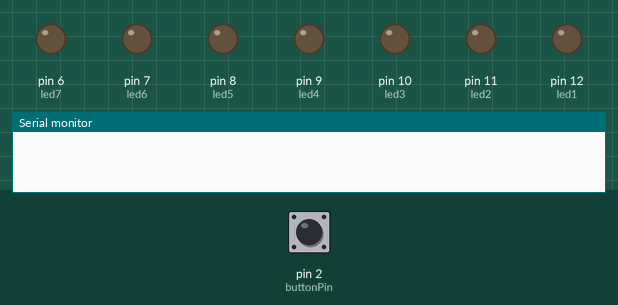
Simulated run of this sketch. Board: Arduino Uno, built with avr-gcc and run on an emulated ATmega328P. On the bench: output pins drawn as LEDs (lit = HIGH), the last lines printed to the serial monitor. Dashed ring = blinking. The test bench sets the inputs (shaded band); at power-on: pin 2 (buttonPin) LOW. Random numbers use the default seed unless the sketch sets one.

Above: at 1.2 s.
1.3 s: pin 2 (buttonPin) pulled HIGH for 0.15 s
At 3.8 s:
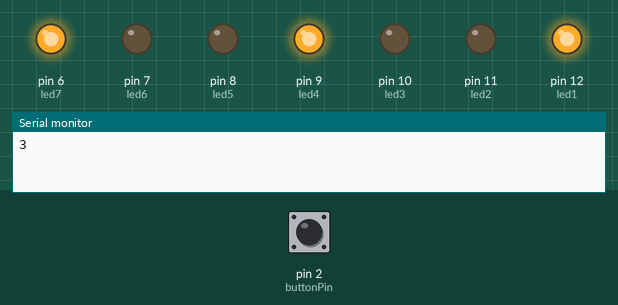
4.3 s: pin 2 (buttonPin) pulled HIGH for 1 s
At 6.0 s:
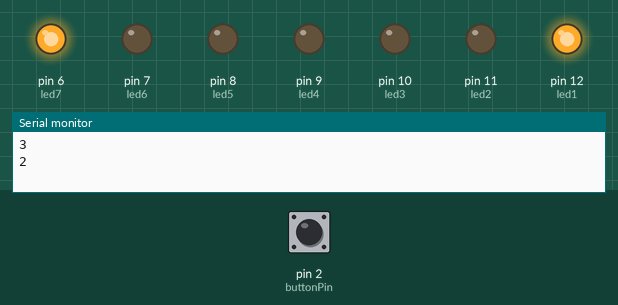
7.3 s: pin 2 (buttonPin) pulled HIGH for 3.2 s
At 11.8 s:
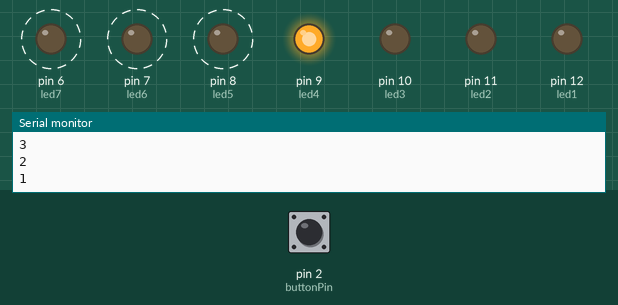
12.0 s: pin 2 (buttonPin) pulled HIGH for 3.2 s
At 17.3 s:
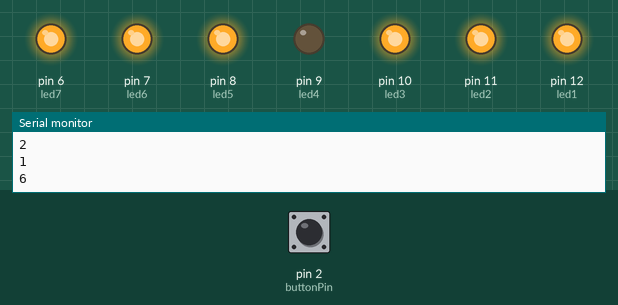
Timing chart, 0 to 18.4 s (numbered marks = the images above; inputs shaded):
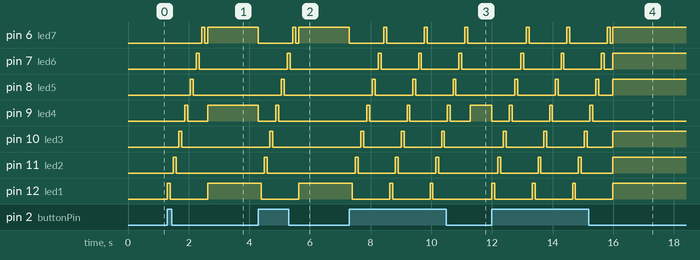

Measured:
- after the input at 1.3 s, pin 6 (led7): LOW → HIGH after 1.1 s, → LOW 0.10 s later, → HIGH 0.10 s later; pin 7 (led6): LOW → HIGH after 0.95 s, → LOW 0.10 s later
- after the input at 4.3 s, pin 6 (led7): HIGH → LOW at once, → HIGH 1.1 s later, → LOW 0.10 s later, → HIGH 0.10 s later; pin 7 (led6): LOW → HIGH after 0.95 s, → LOW 0.10 s later
- after the input at 7.3 s, pin 6 (led7): alternates HIGH for 0.10 s and LOW for 1.2 s, starting at once; pin 7 (led6): alternates HIGH for 0.10 s and LOW for 1.2 s, starting after 0.95 s
- after the input at 12.0 s, pin 6 (led7): LOW → HIGH after 1.1 s, then repeats every 1.3 s: LOW 1.2 s, HIGH 0.10 s; pin 7 (led6): LOW → HIGH after 0.95 s, then repeats every 1.3 s: LOW 1.2 s, HIGH 0.10 s

The sketch:

dadodigital.ino
```cpp
/*
   DADO DIGITAL
   ============

   AUTORES: EUZEBIO
   ----------------

   13/04/2019
*/

int led1 = 12;
int led2 = 11;
int led3 = 10;
int led4 = 9;
int led5 = 8;
int led6 = 7;
int led7 = 6;
long nDado = 0;

const int buttonPin = 2;
int buttonState = 0;
char *pinos[6];

void setup() {
  Serial.begin(9600);
  pinMode(led1, OUTPUT);
  pinMode(led2, OUTPUT);
  pinMode(led3, OUTPUT);
  pinMode(led4, OUTPUT);
  pinMode(led5, OUTPUT);
  pinMode(led6, OUTPUT);
  pinMode(led7, OUTPUT);
  pinMode(buttonPin, INPUT);
  randomSeed(analogRead(0));
}

void apagaLeds() {
  digitalWrite(led1, LOW);
  digitalWrite(led2, LOW);
  digitalWrite(led3, LOW);
  digitalWrite(led4, LOW);
  digitalWrite(led5, LOW);
  digitalWrite(led6, LOW);
  digitalWrite(led7, LOW);
}

void loop() {
  buttonState = digitalRead(buttonPin);

  if (buttonState == HIGH) {
    apagaLeds();
    digitalWrite(led1, HIGH);
    delay(95);
    digitalWrite(led1, LOW);
    delay(95);
    digitalWrite(led2, HIGH);
    delay(95);
    digitalWrite(led2, LOW);
    delay(95);
    digitalWrite(led3, HIGH);
    delay(95);
    digitalWrite(led3, LOW);
    delay(95);
    digitalWrite(led4, HIGH);
    delay(95);
    digitalWrite(led4, LOW);
    delay(95);
    digitalWrite(led5, HIGH);
    delay(95);
    digitalWrite(led5, LOW);
    delay(95);
    digitalWrite(led6, HIGH);
    delay(95);
    digitalWrite(led6, LOW);
    delay(95);
    digitalWrite(led7, HIGH);
    delay(95);
    digitalWrite(led7, LOW);
    delay(95);
    nDado = random(1, 7);
  }
  else {
    if (nDado) {
      apagaLeds();
      Serial.println(nDado);
      switch (nDado) {
        case 1:
          digitalWrite(led1, LOW ); digitalWrite(led2, LOW); digitalWrite(led3, LOW);
          digitalWrite(led4,  HIGH);
          digitalWrite(led5, LOW); digitalWrite(led6 , LOW); digitalWrite(led7,  LOW);
          break;
        case 2:
          digitalWrite(led1, HIGH ); digitalWrite(led2, LOW); digitalWrite(led3, LOW);
          digitalWrite(led4,  LOW);
          digitalWrite(led5, LOW); digitalWrite(led6 , LOW); digitalWrite(led7,  HIGH);
          break;
        case 3:
          digitalWrite(led1, HIGH ); digitalWrite(led2, LOW); digitalWrite(led3, LOW);
          digitalWrite(led4,  HIGH);
          digitalWrite(led5, LOW); digitalWrite(led6 , LOW); digitalWrite(led7,  HIGH);
          break;
        case 4:
          digitalWrite(led1, HIGH ); digitalWrite(led2, LOW); digitalWrite(led3, HIGH);
          digitalWrite(led4,  LOW);
          digitalWrite(led5, HIGH); digitalWrite(led6 , LOW); digitalWrite(led7,  HIGH);
          break;
        case 5:
          digitalWrite(led1, HIGH ); digitalWrite(led2, LOW); digitalWrite(led3, HIGH);
          digitalWrite(led4,  HIGH);
          digitalWrite(led5, HIGH); digitalWrite(led6 , LOW); digitalWrite(led7,  HIGH);
          break;
        case 6:
          digitalWrite(led1, HIGH ); digitalWrite(led2, HIGH); digitalWrite(led3, HIGH);
          digitalWrite(led4,  LOW);
          digitalWrite(led5, HIGH); digitalWrite(led6 , HIGH); digitalWrite(led7,  HIGH);
          break;
      }
    }
    nDado = 0;
  }
}
```
